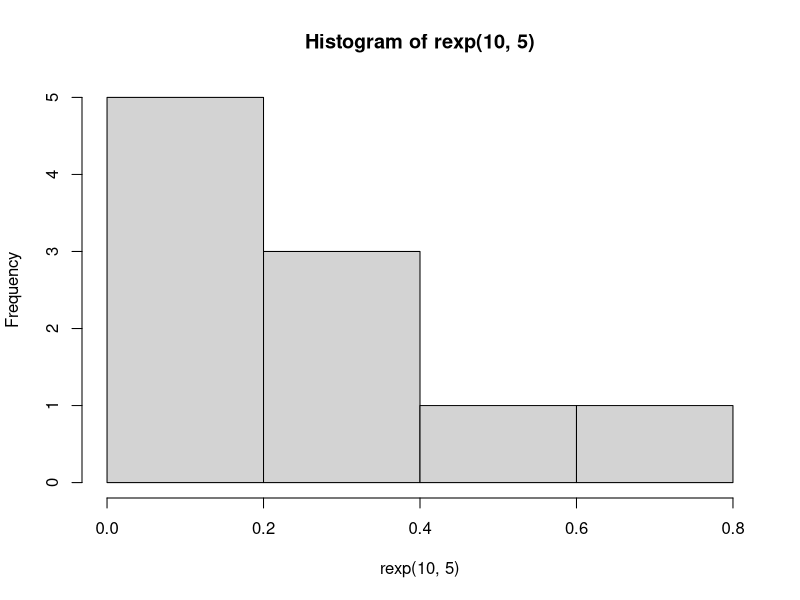
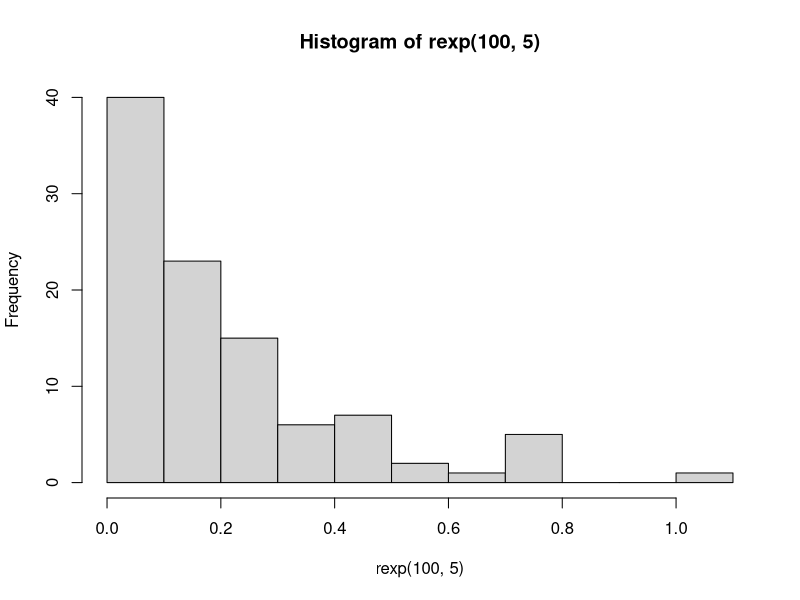
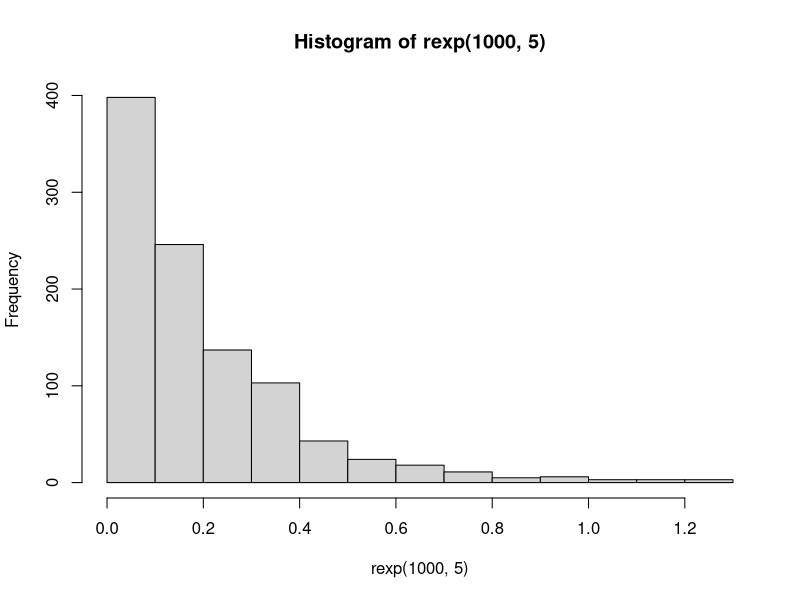
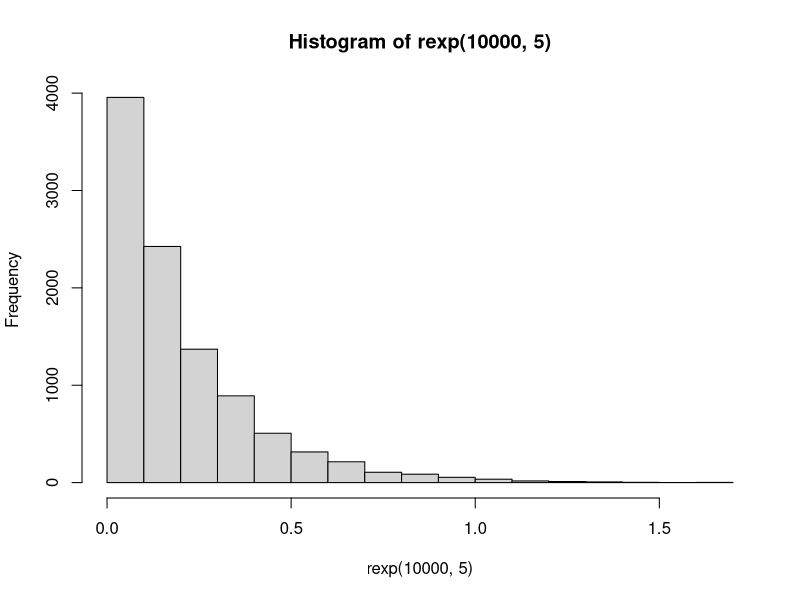

Here is the R script that generated these plots, in order:
#a
dexp(3)

#b
hist(rexp(10,5))
hist(rexp(100,5))
hist(rexp(1000,5))
hist(rexp(10000,5))

#c
#mean dari distribusi exponen adalah betha
3
#varians dari distribusi exponen adalah betha^2
3^2